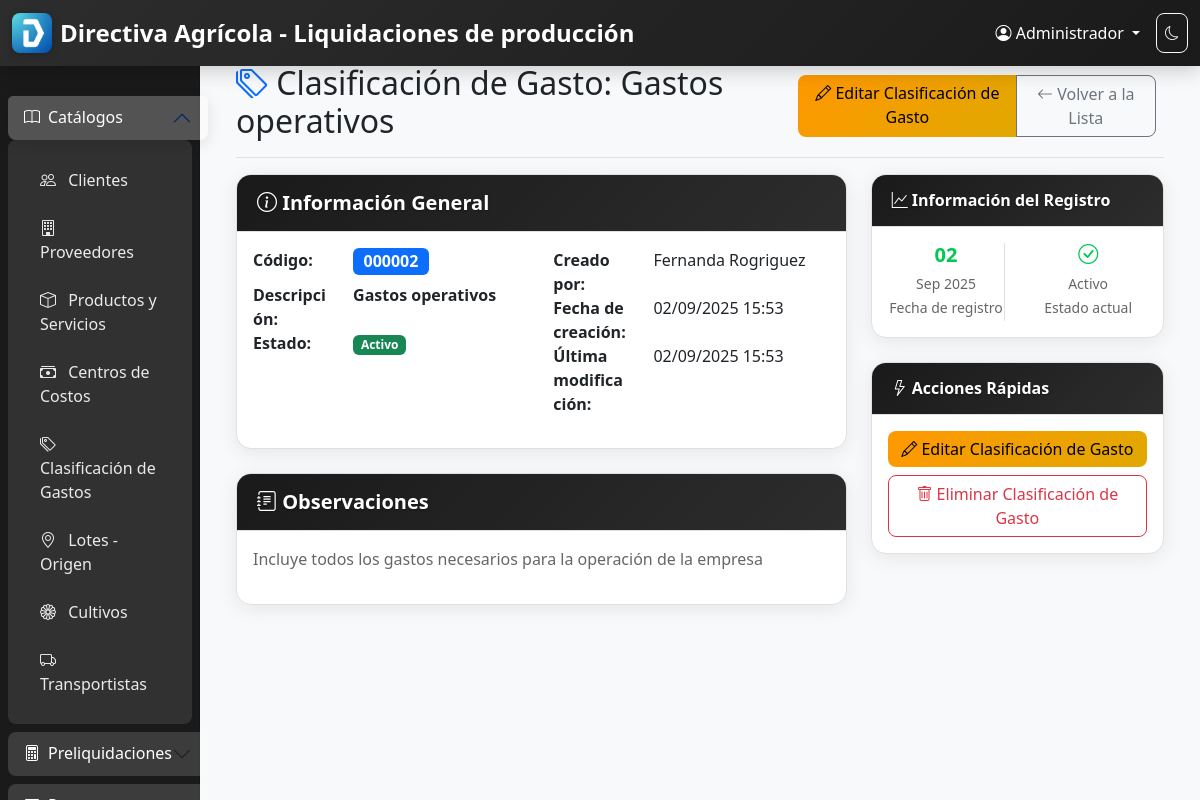
Screenshot of /clasificacion-gastos/2/ (signed in) with the database file from the repository.
### core/models.py (models this page shows, shortened)
class Usuario(AbstractUser):
    nombre = models.CharField(max_length=100, verbose_name="Nombre completo")
    puesto = models.CharField(max_length=100, verbose_name="Puesto")
    email = models.EmailField(unique=True, verbose_name="Correo electrónico")
    is_admin = models.BooleanField(default=False, verbose_name="Es administrador")
    USERNAME_FIELD = 'username'
    REQUIRED_FIELDS = ['email', 'nombre', 'puesto']
    class Meta:
        verbose_name = "Usuario"
        verbose_name_plural = "Usuarios"
        db_table = 'usuarios'

class ClasificacionGasto(models.Model):
    codigo = models.AutoField(
        primary_key=True,
        verbose_name="Código"
    )
    descripcion = models.CharField(
        max_length=200,
        verbose_name="Descripción",
        help_text="Descripción de la clasificación de gasto"
    )
    observaciones = models.TextField(
        blank=True,
        null=True,
        verbose_name="Observaciones",
        help_text="Observaciones adicionales sobre la clasificación de gasto"
    )
    activo = models.BooleanField(
        default=True,
        verbose_name="Activo",
        help_text="Indica si la clasificación de gasto está activa en el sistema"
    )
    fecha_creacion = models.DateTimeField(auto_now_add=True, verbose_name="Fecha de creación")
    fecha_modificacion = models.DateTimeField(auto_now=True, verbose_name="Fecha de modificación")
    usuario_creacion = models.ForeignKey(
        Usuario,
        on_delete=models.PROTECT,
        related_name='clasificaciones_gasto_creadas',
        verbose_name="Usuario que creó el registro"
    )
    usuario_modificacion = models.ForeignKey(
        Usuario,
        on_delete=models.PROTECT,
        related_name='clasificaciones_gasto_modificadas',
        verbose_name="Usuario que modificó el registro",
        blank=True,
        null=True
    )
    class Meta:
        verbose_name = "Clasificación de Gasto"
        verbose_name_plural = "Clasificaciones de Gastos"
        db_table = 'clasificaciones_gasto'
        ordering = ['descripcion']
        indexes = [
            models.Index(fields=['descripcion']),
            models.Index(fields=['activo']),
        ]

### core/views.py (the view)
# urls.py: path('clasificacion-gastos/<int:pk>/', ClasificacionGastoDetailView.as_view(), name='clasificacion_gasto_detail'),
class ClasificacionGastoDetailView(LoginRequiredMixin, TemplateView):
    template_name = 'core/clasificacion_gasto_detail.html'
    def get_context_data(self, **kwargs):
        context = super().get_context_data(**kwargs)
        clasificacion_gasto = get_object_or_404(ClasificacionGasto, pk=kwargs['pk'])
        context['clasificacion_gasto'] = clasificacion_gasto
        context['title'] = f'Clasificación de Gasto: {clasificacion_gasto.descripcion}'
        return context

### templates/core/clasificacion_gasto_detail.html (shortened to what this page needs)
{% extends 'base.html' %}
{% block content %}
<div class="container-fluid">
    <div class="d-flex justify-content-between flex-wrap flex-md-nowrap align-items-center pt-3 pb-2 mb-3 border-bottom">
        <h1 class="h2">
            <i class="bi bi-tags text-primary"></i>
            {{ title }}
        </h1>
        <div class="btn-toolbar mb-2 mb-md-0">
            <div class="btn-group me-2">
                <a href="{% url 'core:clasificacion_gasto_update' clasificacion_gasto.pk %}" class="btn btn-warning">
                    <i class="bi bi-pencil"></i> Editar Clasificación de Gasto
                </a>
                <a href="{% url 'core:clasificacion_gasto_list' %}" class="btn btn-outline-secondary">
                    <i class="bi bi-arrow-left"></i> Volver a la Lista
                </a>
            </div>
        </div>
    </div>
    <div class="row">
        <div class="col-md-8">
            <div class="card mb-4">
                <div class="card-header">
                    <h5 class="card-title mb-0">
                        <i class="bi bi-info-circle"></i> Información General
                    </h5>
                </div>
                <div class="card-body">
                    <div class="row">
                        <div class="col-md-6">
                            <dl class="row">
                                <dt class="col-sm-4">Código:</dt>
                                <dd class="col-sm-8">
                                    <span class="badge bg-primary fs-6">{{ clasificacion_gasto.codigo|stringformat:"06d" }}</span>
                                </dd>
                                <dt class="col-sm-4">Descripción:</dt>
                                <dd class="col-sm-8">
                                    <strong>{{ clasificacion_gasto.descripcion }}</strong>
                                </dd>
                                <dt class="col-sm-4">Estado:</dt>
                                <dd class="col-sm-8">
                                    {% if clasificacion_gasto.activo %}
                                        <span class="badge bg-success">Activo</span>
                                    {% else %}
                                        <span class="badge bg-danger">Inactivo</span>
                                    {% endif %}
                                </dd>
                            </dl>
                        </div>
                        <div class="col-md-6">
                            <dl class="row">
                                <dt class="col-sm-4">Creado por:</dt>
                                <dd class="col-sm-8">{{ clasificacion_gasto.usuario_creacion.nombre }}</dd>
                                <dt class="col-sm-4">Fecha de creación:</dt>
                                <dd class="col-sm-8">{{ clasificacion_gasto.fecha_creacion|date:"d/m/Y H:i" }}</dd>
                                {% if clasificacion_gasto.fecha_modificacion %}
                                <dt class="col-sm-4">Última modificación:</dt>
                                <dd class="col-sm-8">{{ clasificacion_gasto.fecha_modificacion|date:"d/m/Y H:i" }}</dd>
                                {% endif %}
                            </dl>
                        </div>
                    </div>
                </div>
            </div>
            {% if clasificacion_gasto.observaciones %}
            <div class="card mb-4">
                <div class="card-header">
                    <h5 class="card-title mb-0">
                        <i class="bi bi-journal-text"></i> Observaciones
                    </h5>
                </div>
                <div class="card-body">
                    <div class="row">
                        <div class="col-12">
                            <p class="mb-0">{{ clasificacion_gasto.observaciones|linebreaks }}</p>
                        </div>
                    </div>
                </div>
            </div>
            {% endif %}
        </div>
        <div class="col-md-4">
            <div class="card mb-4">
                <div class="card-header">
                    <h6 class="card-title mb-0">
                        <i class="bi bi-graph-up"></i> Información del Registro
                    </h6>
                </div>
                <div class="card-body">
                    <div class="row text-center">
                        <div class="col-6">
                            <div class="border-end">
                                <h5 class="text-primary mb-1">{{ clasificacion_gasto.fecha_creacion|date:"d" }}</h5>
                                <small class="text-muted">{{ clasificacion_gasto.fecha_creacion|date:"M Y" }}</small>
                                <p class="mb-0"><small>Fecha de registro</small></p>
                            </div>
                        </div>
                        <div class="col-6">
                            <h5 class="text-success mb-1">
                                {% if clasificacion_gasto.activo %}
                                    <i class="bi bi-check-circle"></i>
                                {% else %}
                                    <i class="bi bi-x-circle"></i>
                                {% endif %}
                            </h5>
                            <small class="text-muted">
                                {% if clasificacion_gasto.activo %}Activo{% else %}Inactivo{% endif %}
                            </small>
                            <p class="mb-0"><small>Estado actual</small></p>
                        </div>
                    </div>
                </div>
            </div>
            <div class="card">
                <div class="card-header">
                    <h6 class="card-title mb-0">
                        <i class="bi bi-lightning"></i> Acciones Rápidas
                    </h6>
                </div>
                <div class="card-body">
                    <div class="d-grid gap-2">
                        <a href="{% url 'core:clasificacion_gasto_update' clasificacion_gasto.pk %}" class="btn btn-warning">
                            <i class="bi bi-pencil"></i> Editar Clasificación de Gasto
                        </a>
                        <a href="{% url 'core:clasificacion_gasto_delete' clasificacion_gasto.pk %}" class="btn btn-outline-danger">
                            <i class="bi bi-trash"></i> Eliminar Clasificación de Gasto
                        </a>
                    </div>
                </div>
            </div>
        </div>
    </div>
</div>
{% endblock %}

### templates/base.html (shortened to what this page needs)
{% load static %}
{% load cache_utils %}
<!DOCTYPE html>
<html lang="es">
<head>
    <link href="https://cdn.jsdelivr.net/npm/bootstrap@5.3.2/dist/css/bootstrap.min.css" rel="stylesheet">
    <link href="https://cdn.jsdelivr.net/npm/bootstrap-icons@1.11.1/font/bootstrap-icons.css" rel="stylesheet">
    <link href="{% static_with_timestamp 'css/style.css' %}" rel="stylesheet">
</head>
<body>
    <nav class="navbar navbar-expand-lg navbar-dark bg-primary fixed-top">
        <div class="container-fluid">
            <div class="navbar-brand d-flex align-items-center">
                <img src="/static/images/LogoDirectiva.png" alt="Logo Directiva Agrícola" height="40" class="me-2">
                <span class="fw-bold">Directiva Agrícola - Liquidaciones de producción</span>
            </div>
            <div class="navbar-nav ms-auto">
                <div class="nav-item dropdown">
                    <a class="nav-link dropdown-toggle text-white" href="#" role="button" data-bs-toggle="dropdown">
                        <i class="bi bi-person-circle"></i> {{ user.nombre|default:user.username }}
                    </a>
                </div>
            </div>
        </div>
    </nav>
    <div class="container-fluid">
        <div class="row">
            <nav id="sidebar" class="col-md-3 col-lg-2 d-md-block bg-light sidebar collapse">
                <div class="position-sticky pt-5">
                    <div class="accordion" id="sidebarAccordion">
                        <div class="accordion-item">
                            <h2 class="accordion-header" id="catalogosHeader">
                                <button class="accordion-button" type="button" data-bs-toggle="collapse" data-bs-target="#catalogosCollapse" aria-expanded="true" aria-controls="catalogosCollapse">
                                    <i class="bi bi-book me-2"></i>
                                    Catálogos
                                </button>
                            </h2>
                            <div id="catalogosCollapse" class="accordion-collapse collapse show" aria-labelledby="catalogosHeader" data-bs-parent="#sidebarAccordion">
                                <div class="accordion-body">
                                    <ul class="nav flex-column">
                                        <li class="nav-item">
                                            <a class="nav-link" href="{% url 'core:cliente_list' %}">
                                                <i class="bi bi-people"></i> Clientes
                                            </a>
                                        </li>
                                        <li class="nav-item">
                                            <a class="nav-link" href="{% url 'core:proveedor_list' %}">
                                                <i class="bi bi-building"></i> Proveedores
                                            </a>
                                        </li>
                                        <li class="nav-item">
                                            <a class="nav-link" href="{% url 'core:producto_servicio_list' %}">
                                                <i class="bi bi-box"></i> Productos y Servicios
                                            </a>
                                        </li>
                                        <li class="nav-item">
                                            <a class="nav-link" href="{% url 'core:centro_costo_list' %}">
                                                <i class="bi bi-cash-stack"></i> Centros de Costos
                                            </a>
                                        </li>
                                        <li class="nav-item">
                                            <a class="nav-link" href="{% url 'core:clasificacion_gasto_list' %}">
                                                <i class="bi bi-tags"></i> Clasificación de Gastos
                                            </a>
                                        </li>
                                        <li class="nav-item">
                                            <a class="nav-link" href="{% url 'core:lote_origen_list' %}">
                                                <i class="bi bi-geo-alt"></i> Lotes - Origen
                                            </a>
                                        </li>
                                        <li class="nav-item">
                                            <a class="nav-link" href="{% url 'core:cultivo_list' %}">
                                                <i class="bi bi-flower1"></i> Cultivos
                                            </a>
                                        </li>
                                        <li class="nav-item">
                                            <a class="nav-link" href="{% url 'core:transportista_list' %}">
                                                <i class="bi bi-truck"></i> Transportistas
                                            </a>
                                        </li>
                                    </ul>
                                </div>
                            </div>
                        </div>
                        <div class="accordion-item">
                            <h2 class="accordion-header" id="preliquidacionesHeader">
                                <button class="accordion-button collapsed" type="button" data-bs-toggle="collapse" data-bs-target="#preliquidacionesCollapse" aria-expanded="false" aria-controls="preliquidacionesCollapse">
                                    <i class="bi bi-calculator me-2"></i>
                                    Preliquidaciones
                                </button>
                            </h2>
                        </div>
                        <div class="accordion-item">
                            <h2 class="accordion-header" id="presupuestosHeader">
                                <button class="accordion-button collapsed" type="button" data-bs-toggle="collapse" data-bs-target="#presupuestosCollapse" aria-expanded="false" aria-controls="presupuestosCollapse">
                                </button>
                            </h2>
                        </div>
                    </div>
                </div>
            </nav>
            <main class="col-md-9 ms-sm-auto col-lg-10 px-md-4">
                <div class="pt-5">
                    {% block content %}{% endblock %}
                </div>
            </main>
        </div>
    </div>
</body>
</html>

### rows the page displays
Usuario: nombre "Administrador"
ClasificacionGasto: codigo "000002", descripcion "Gastos operativos", usuario_creacion.nombre "Fernanda Rogriguez", fecha_creacion "02/09/2025 15:53", fecha_modificacion "02/09/2025 15:53", observaciones "Incluye todos los gastos necesarios para la operación de la empresa", fecha_creacion "02", fecha_creacion "Sep 2025"

### other values shown
{{ title }} "Clasificación de Gasto: Gastos operativos"
